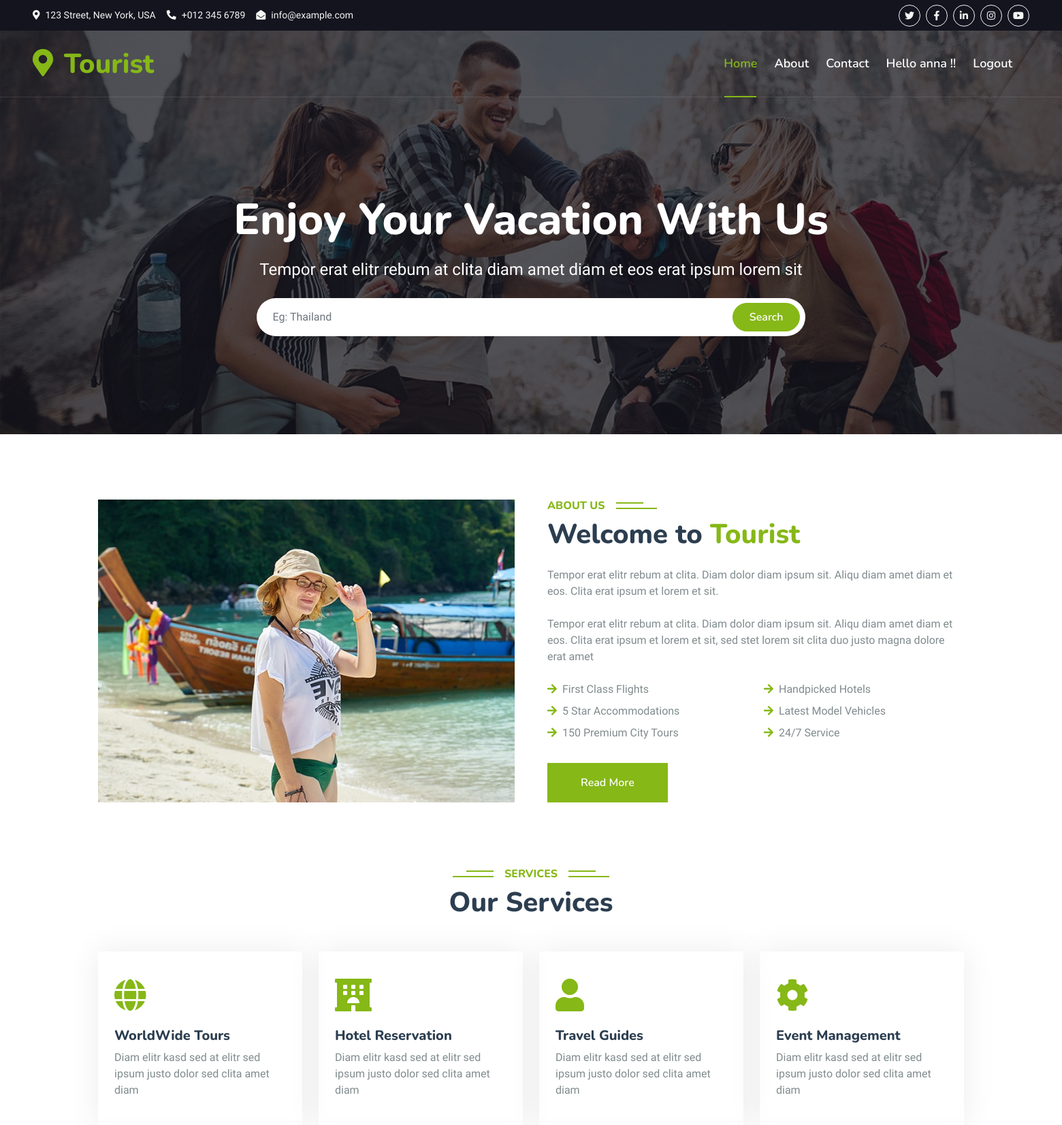
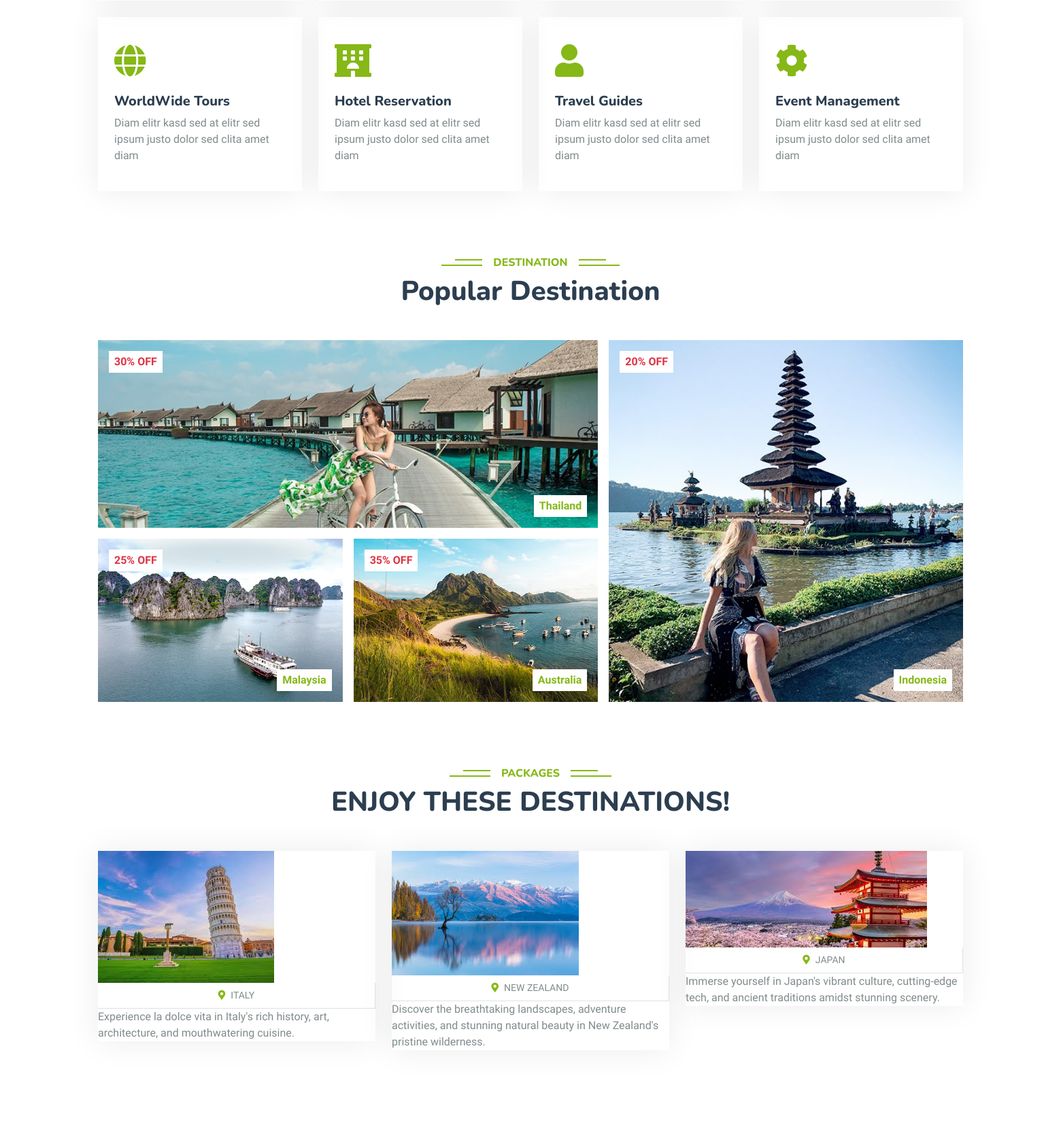
The app's page / (signed in, upper part) with its own data (2 pictures, top to bottom).
### travelapp/models.py (models this page shows, shortened)
class Place(models.Model):
    name=models.CharField(max_length=250)
    img=models.ImageField(upload_to='pics')
    desc=models.TextField()

### travelapp/views.py (the view)
# urls.py: path('',views.frontpage,name='frontpage'),
def frontpage(request):
    obj=Place.objects.all()
    gobj=Guide.objects.all()
    return render(request,'index.html',{'result':obj,'gresult':gobj})

### templates/index.html (shortened to what this page needs)
{% load static %}
<html lang="en">
<head>
    <link href="https://cdnjs.cloudflare.com/ajax/libs/font-awesome/5.10.0/css/all.min.css" rel="stylesheet">
    <link href="https://cdn.jsdelivr.net/npm/bootstrap-icons@1.4.1/font/bootstrap-icons.css" rel="stylesheet">
    <link href="{% static 'lib/animate/animate.min.css" rel="stylesheet' %}">
    <link href="{% static 'lib/owlcarousel/assets/owl.carousel.min.css" rel="stylesheet' %}">
    <link href="{% static 'lib/tempusdominus/css/tempusdominus-bootstrap-4.min.css" rel="stylesheet' %}" />
    <link href="{% static 'css/bootstrap.min.css' %}" rel="stylesheet">
    <link href="{% static 'css/style.css' %}" rel="stylesheet">
</head>
<body>
    <div class="container-fluid bg-dark px-5 d-none d-lg-block">
        <div class="row gx-0">
            <div class="col-lg-8 text-center text-lg-start mb-2 mb-lg-0">
                <div class="d-inline-flex align-items-center" style="height: 45px;">
                    <small class="me-3 text-light"><i class="fa fa-map-marker-alt me-2"></i>123 Street, New York, USA</small>
                    <small class="me-3 text-light"><i class="fa fa-phone-alt me-2"></i>+012 345 6789</small>
                    <small class="text-light"><i class="fa fa-envelope-open me-2"></i>info@example.com</small>
                </div>
            </div>
            <div class="col-lg-4 text-center text-lg-end">
                <div class="d-inline-flex align-items-center" style="height: 45px;">
                    <a class="btn btn-sm btn-outline-light btn-sm-square rounded-circle me-2" href=""><i class="fab fa-twitter fw-normal"></i></a>
                    <a class="btn btn-sm btn-outline-light btn-sm-square rounded-circle me-2" href=""><i class="fab fa-facebook-f fw-normal"></i></a>
                    <a class="btn btn-sm btn-outline-light btn-sm-square rounded-circle me-2" href=""><i class="fab fa-linkedin-in fw-normal"></i></a>
                    <a class="btn btn-sm btn-outline-light btn-sm-square rounded-circle me-2" href=""><i class="fab fa-instagram fw-normal"></i></a>
                    <a class="btn btn-sm btn-outline-light btn-sm-square rounded-circle" href=""><i class="fab fa-youtube fw-normal"></i></a>
                </div>
            </div>
        </div>
    </div>
    <div class="container-fluid position-relative p-0">
        <nav class="navbar navbar-expand-lg navbar-light px-4 px-lg-5 py-3 py-lg-0">
            <a href="" class="navbar-brand p-0">
                <h1 class="text-primary m-0"><i class="fa fa-map-marker-alt me-3"></i>Tourist</h1>
            </a>
            <div class="collapse navbar-collapse" id="navbarCollapse">
                <div class="navbar-nav ms-auto py-0">
                    <a href="index.html" class="nav-item nav-link active">Home</a>
                    <a href="about.html" class="nav-item nav-link">About</a>
                    <a href="contact.html" class="nav-item nav-link">Contact</a>
                    {% if user.is_authenticated %}
                    <li class="nav-item nav-link"> Hello {{user.username}} !!</li>
                    <a href="credential/logout" class="nav-item nav-link">Logout</a>
                    {% else %}
                    <a href="credential/login" class="nav-item nav-link">Login</a>
                    <a href="credential/register" class="nav-item nav-link">Register</a>
                    {% endif %}
                </div>
            </div>
        </nav>
        <div class="container-fluid bg-primary py-5 mb-5 hero-header">
            <div class="container py-5">
                <div class="row justify-content-center py-5">
                    <div class="col-lg-10 pt-lg-5 mt-lg-5 text-center">
                        <h1 class="display-3 text-white mb-3 animated slideInDown">Enjoy Your Vacation With Us</h1>
                        <p class="fs-4 text-white mb-4 animated slideInDown">Tempor erat elitr rebum at clita diam amet diam et eos erat ipsum lorem sit</p>
                        <div class="position-relative w-75 mx-auto animated slideInDown">
                            <input class="form-control border-0 rounded-pill w-100 py-3 ps-4 pe-5" type="text" placeholder="Eg: Thailand">
                            <button type="button" class="btn btn-primary rounded-pill py-2 px-4 position-absolute top-0 end-0 me-2" style="margin-top: 7px;">Search</button>
                        </div>
                    </div>
                </div>
            </div>
        </div>
    </div>
    <div class="container-xxl py-5">
        <div class="container">
            <div class="row g-5">
                <div class="col-lg-6 wow fadeInUp" data-wow-delay="0.1s" style="min-height: 400px;">
                    <div class="position-relative h-100">
                        <img class="img-fluid position-absolute w-100 h-100" src="{% static 'img/about.jpg' %}" alt="" style="object-fit: cover;">
                    </div>
                </div>
                <div class="col-lg-6 wow fadeInUp" data-wow-delay="0.3s">
                    <h6 class="section-title bg-white text-start text-primary pe-3">About Us</h6>
                    <h1 class="mb-4">Welcome to <span class="text-primary">Tourist</span></h1>
                    <p class="mb-4">Tempor erat elitr rebum at clita. Diam dolor diam ipsum sit. Aliqu diam amet diam et eos. Clita erat ipsum et lorem et sit.</p>
                    <p class="mb-4">Tempor erat elitr rebum at clita. Diam dolor diam ipsum sit. Aliqu diam amet diam et eos. Clita erat ipsum et lorem et sit, sed stet lorem sit clita duo justo magna dolore erat amet</p>
                    <div class="row gy-2 gx-4 mb-4">
                        <div class="col-sm-6">
                            <p class="mb-0"><i class="fa fa-arrow-right text-primary me-2"></i>First Class Flights</p>
                        </div>
                        <div class="col-sm-6">
                            <p class="mb-0"><i class="fa fa-arrow-right text-primary me-2"></i>Handpicked Hotels</p>
                        </div>
                        <div class="col-sm-6">
                            <p class="mb-0"><i class="fa fa-arrow-right text-primary me-2"></i>5 Star Accommodations</p>
                        </div>
                        <div class="col-sm-6">
                            <p class="mb-0"><i class="fa fa-arrow-right text-primary me-2"></i>Latest Model Vehicles</p>
                        </div>
                        <div class="col-sm-6">
                            <p class="mb-0"><i class="fa fa-arrow-right text-primary me-2"></i>150 Premium City Tours</p>
                        </div>
                        <div class="col-sm-6">
                            <p class="mb-0"><i class="fa fa-arrow-right text-primary me-2"></i>24/7 Service</p>
                        </div>
                    </div>
                    <a class="btn btn-primary py-3 px-5 mt-2" href="">Read More</a>
                </div>
            </div>
        </div>
    </div>
    <div class="container-xxl py-5">
        <div class="container">
            <div class="text-center wow fadeInUp" data-wow-delay="0.1s">
                <h6 class="section-title bg-white text-center text-primary px-3">Services</h6>
                <h1 class="mb-5">Our Services</h1>
            </div>
            <div class="row g-4">
                <div class="col-lg-3 col-sm-6 wow fadeInUp" data-wow-delay="0.1s">
                    <div class="service-item rounded pt-3">
                        <div class="p-4">
                            <i class="fa fa-3x fa-globe text-primary mb-4"></i>
                            <h5>WorldWide Tours</h5>
                            <p>Diam elitr kasd sed at elitr sed ipsum justo dolor sed clita amet diam</p>
                        </div>
                    </div>
                </div>
                <div class="col-lg-3 col-sm-6 wow fadeInUp" data-wow-delay="0.3s">
                    <div class="service-item rounded pt-3">
                        <div class="p-4">
                            <i class="fa fa-3x fa-hotel text-primary mb-4"></i>
                            <h5>Hotel Reservation</h5>
                            <p>Diam elitr kasd sed at elitr sed ipsum justo dolor sed clita amet diam</p>
                        </div>
                    </div>
                </div>
                <div class="col-lg-3 col-sm-6 wow fadeInUp" data-wow-delay="0.5s">
                    <div class="service-item rounded pt-3">
                        <div class="p-4">
                            <i class="fa fa-3x fa-user text-primary mb-4"></i>
                            <h5>Travel Guides</h5>
                            <p>Diam elitr kasd sed at elitr sed ipsum justo dolor sed clita amet diam</p>
                        </div>
                    </div>
                </div>
                <div class="col-lg-3 col-sm-6 wow fadeInUp" data-wow-delay="0.7s">
                    <div class="service-item rounded pt-3">
                        <div class="p-4">
                            <i class="fa fa-3x fa-cog text-primary mb-4"></i>
                            <h5>Event Management</h5>
                            <p>Diam elitr kasd sed at elitr sed ipsum justo dolor sed clita amet diam</p>
                        </div>
                    </div>
                </div>
                <div class="col-lg-3 col-sm-6 wow fadeInUp" data-wow-delay="0.1s">
                    <div class="service-item rounded pt-3">
                        <div class="p-4">
                            <i class="fa fa-3x fa-globe text-primary mb-4"></i>
                            <h5>WorldWide Tours</h5>
                            <p>Diam elitr kasd sed at elitr sed ipsum justo dolor sed clita amet diam</p>
                        </div>
                    </div>
                </div>
                <div class="col-lg-3 col-sm-6 wow fadeInUp" data-wow-delay="0.3s">
                    <div class="service-item rounded pt-3">
                        <div class="p-4">
                            <i class="fa fa-3x fa-hotel text-primary mb-4"></i>
                            <h5>Hotel Reservation</h5>
                            <p>Diam elitr kasd sed at elitr sed ipsum justo dolor sed clita amet diam</p>
                        </div>
                    </div>
                </div>
                <div class="col-lg-3 col-sm-6 wow fadeInUp" data-wow-delay="0.5s">
                    <div class="service-item rounded pt-3">
                        <div class="p-4">
                            <i class="fa fa-3x fa-user text-primary mb-4"></i>
                            <h5>Travel Guides</h5>
                            <p>Diam elitr kasd sed at elitr sed ipsum justo dolor sed clita amet diam</p>
                        </div>
                    </div>
                </div>
                <div class="col-lg-3 col-sm-6 wow fadeInUp" data-wow-delay="0.7s">
                    <div class="service-item rounded pt-3">
                        <div class="p-4">
                            <i class="fa fa-3x fa-cog text-primary mb-4"></i>
                            <h5>Event Management</h5>
                            <p>Diam elitr kasd sed at elitr sed ipsum justo dolor sed clita amet diam</p>
                        </div>
                    </div>
                </div>
            </div>
        </div>
    </div>
    <div class="container-xxl py-5 destination">
        <div class="container">
            <div class="text-center wow fadeInUp" data-wow-delay="0.1s">
                <h6 class="section-title bg-white text-center text-primary px-3">Destination</h6>
                <h1 class="mb-5">Popular Destination</h1>
            </div>
            <div class="row g-3">
                <div class="col-lg-7 col-md-6">
                    <div class="row g-3">
                        <div class="col-lg-12 col-md-12 wow zoomIn" data-wow-delay="0.1s">
                            <a class="position-relative d-block overflow-hidden" href="">
                                <img class="img-fluid" src="{% static 'img/destination-1.jpg' %}" alt="">
                                <div class="bg-white text-danger fw-bold position-absolute top-0 start-0 m-3 py-1 px-2">30% OFF</div>
                                <div class="bg-white text-primary fw-bold position-absolute bottom-0 end-0 m-3 py-1 px-2">Thailand</div>
                            </a>
                        </div>
                        <div class="col-lg-6 col-md-12 wow zoomIn" data-wow-delay="0.3s">
                            <a class="position-relative d-block overflow-hidden" href="">
                                <img class="img-fluid" src="{% static 'img/destination-2.jpg' %}" alt="">
                                <div class="bg-white text-danger fw-bold position-absolute top-0 start-0 m-3 py-1 px-2">25% OFF</div>
                                <div class="bg-white text-primary fw-bold position-absolute bottom-0 end-0 m-3 py-1 px-2">Malaysia</div>
                            </a>
                        </div>
                        <div class="col-lg-6 col-md-12 wow zoomIn" data-wow-delay="0.5s">
                            <a class="position-relative d-block overflow-hidden" href="">
                                <img class="img-fluid" src="{% static 'img/destination-3.jpg' %}" alt="">
                                <div class="bg-white text-danger fw-bold position-absolute top-0 start-0 m-3 py-1 px-2">35% OFF</div>
                                <div class="bg-white text-primary fw-bold position-absolute bottom-0 end-0 m-3 py-1 px-2">Australia</div>
                            </a>
                        </div>
                    </div>
                </div>
                <div class="col-lg-5 col-md-6 wow zoomIn" data-wow-delay="0.7s" style="min-height: 350px;">
                    <a class="position-relative d-block h-100 overflow-hidden" href="">
                        <img class="img-fluid position-absolute w-100 h-100" src="{% static 'img/destination-4.jpg' %}" alt="" style="object-fit: cover;">
                        <div class="bg-white text-danger fw-bold position-absolute top-0 start-0 m-3 py-1 px-2">20% OFF</div>
                        <div class="bg-white text-primary fw-bold position-absolute bottom-0 end-0 m-3 py-1 px-2">Indonesia</div>
                    </a>
                </div>
            </div>
        </div>
    </div>
    <div class="container-xxl py-5">
        <div class="container">
            <div class="text-center wow fadeInUp" data-wow-delay="0.1s">
                <h6 class="section-title bg-white text-center text-primary px-3">Packages</h6>
                <h1 class="mb-5">ENJOY THESE DESTINATIONS!</h1>
            </div>
            <div class="row g-4 justify-content-center">
                {% for i in result %}
                <div class="col-lg-4 col-md-6 wow fadeInUp" data-wow-delay="0.1s">
                    <div class="package-item">
                        <div class="overflow-hidden">
                            <img class="img-fluid" src="{{i.img.url}}" alt="">
                        </div>
                        <div class="d-flex border-bottom">
                            <small class="flex-fill text-center border-end py-2"><i class="fa fa-map-marker-alt text-primary me-2"></i>{{i.name}}</small>
                        </div>
                            <p>{{i.desc}}</p>
                    </div>
                </div>
                {% endfor %}
            </div>
            </div>
        </div>
    <div class="container-xxl py-5 wow fadeInUp" data-wow-delay="0.1s">
    </div>
</body>
</html>

### records on screen
Place: img (picture), name "ITALY", desc "Experience la dolce vita in Italy's rich history, art, architecture, and mouthwatering cuisine."
Place: img (picture), name "NEW ZEALAND", desc "Discover the breathtaking landscapes, adventure activities, and stunning natural beauty in New Zealand's pristine wilderness."
Place: img (picture), name "JAPAN", desc "Immerse yourself in Japan's vibrant culture, cutting-edge tech, and ancient traditions amidst stunning scenery."

### other values on screen
{{ user.username }} "anna"
